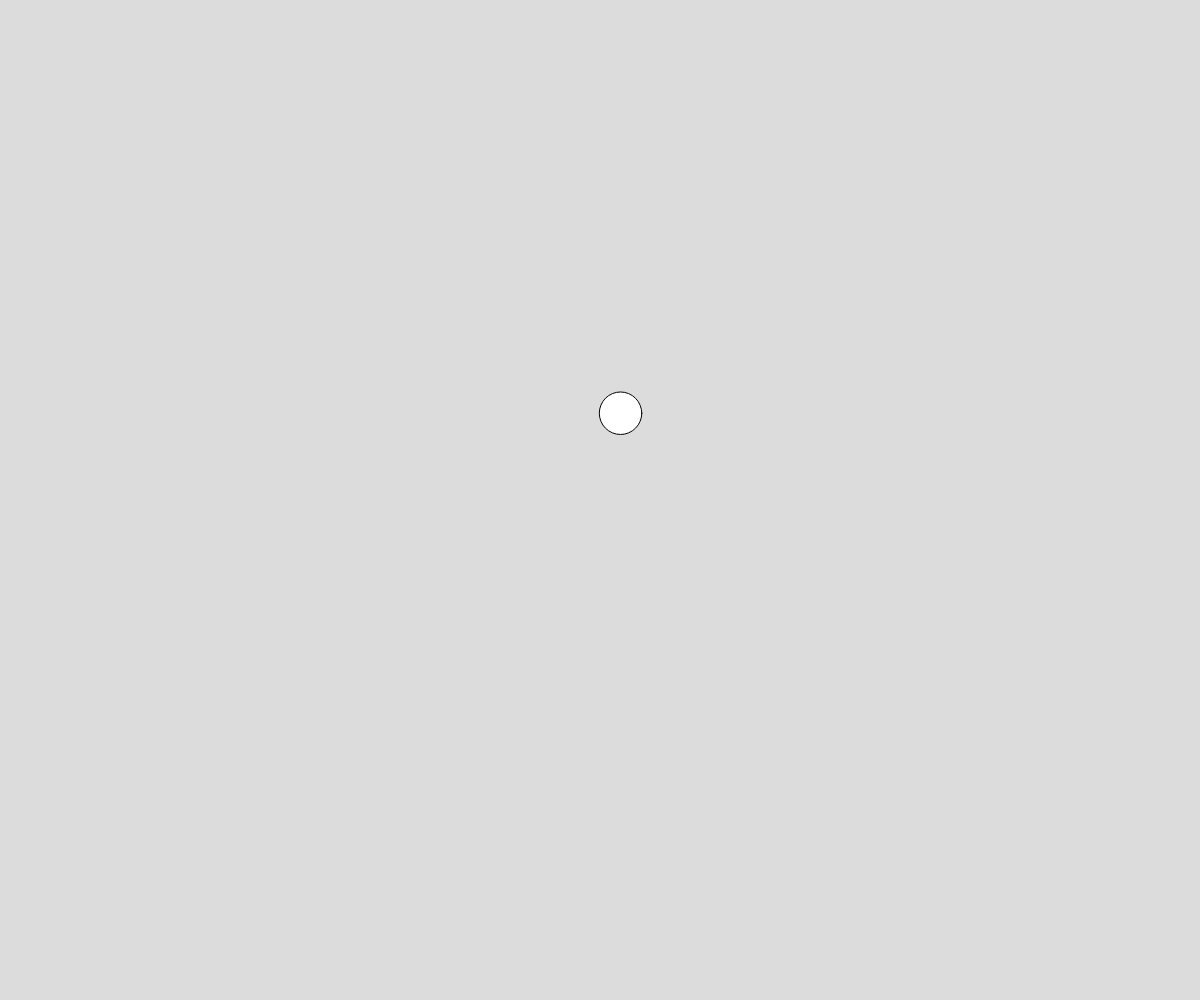
Frame 1 (no input)
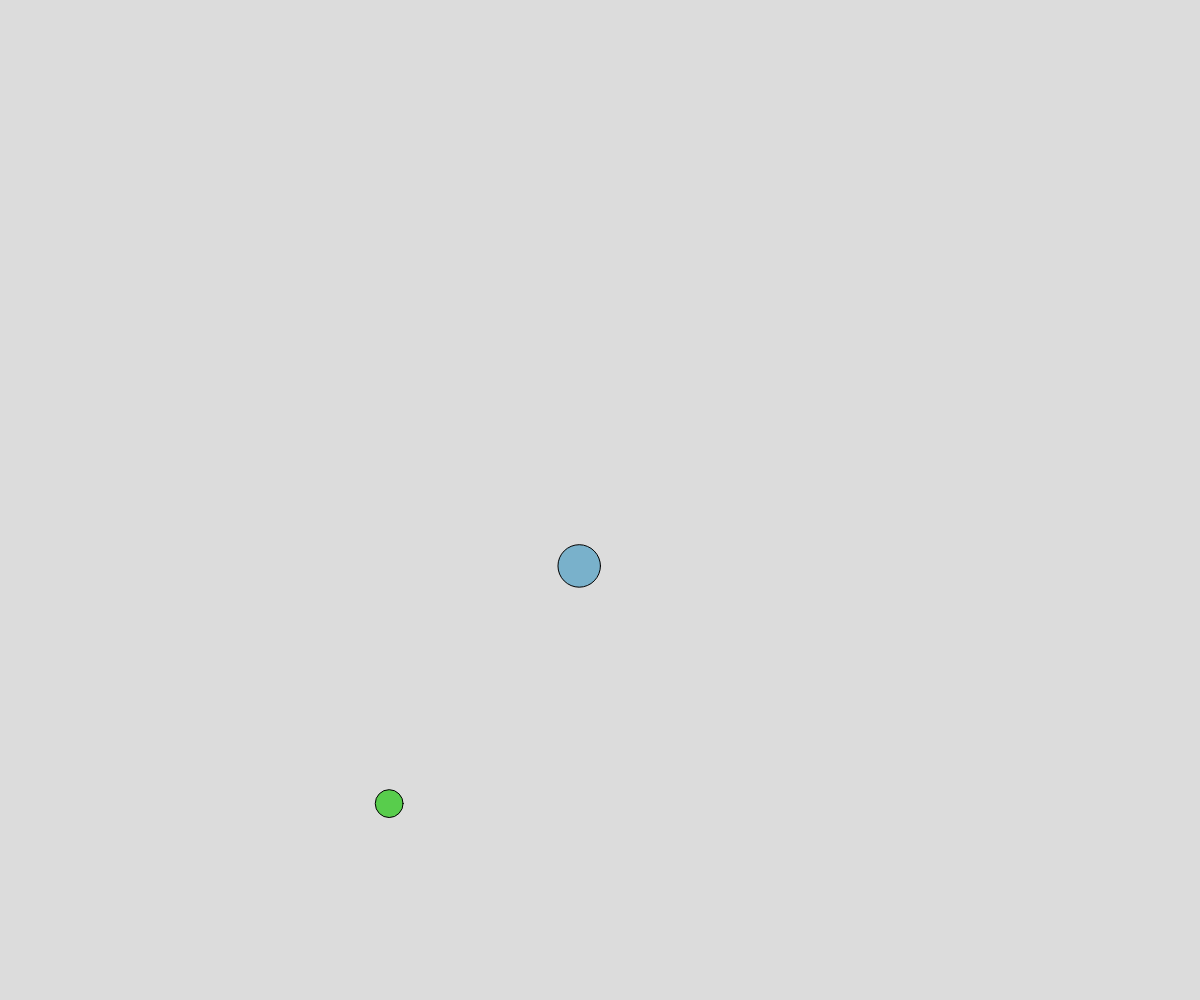
Frame 60 (no input)
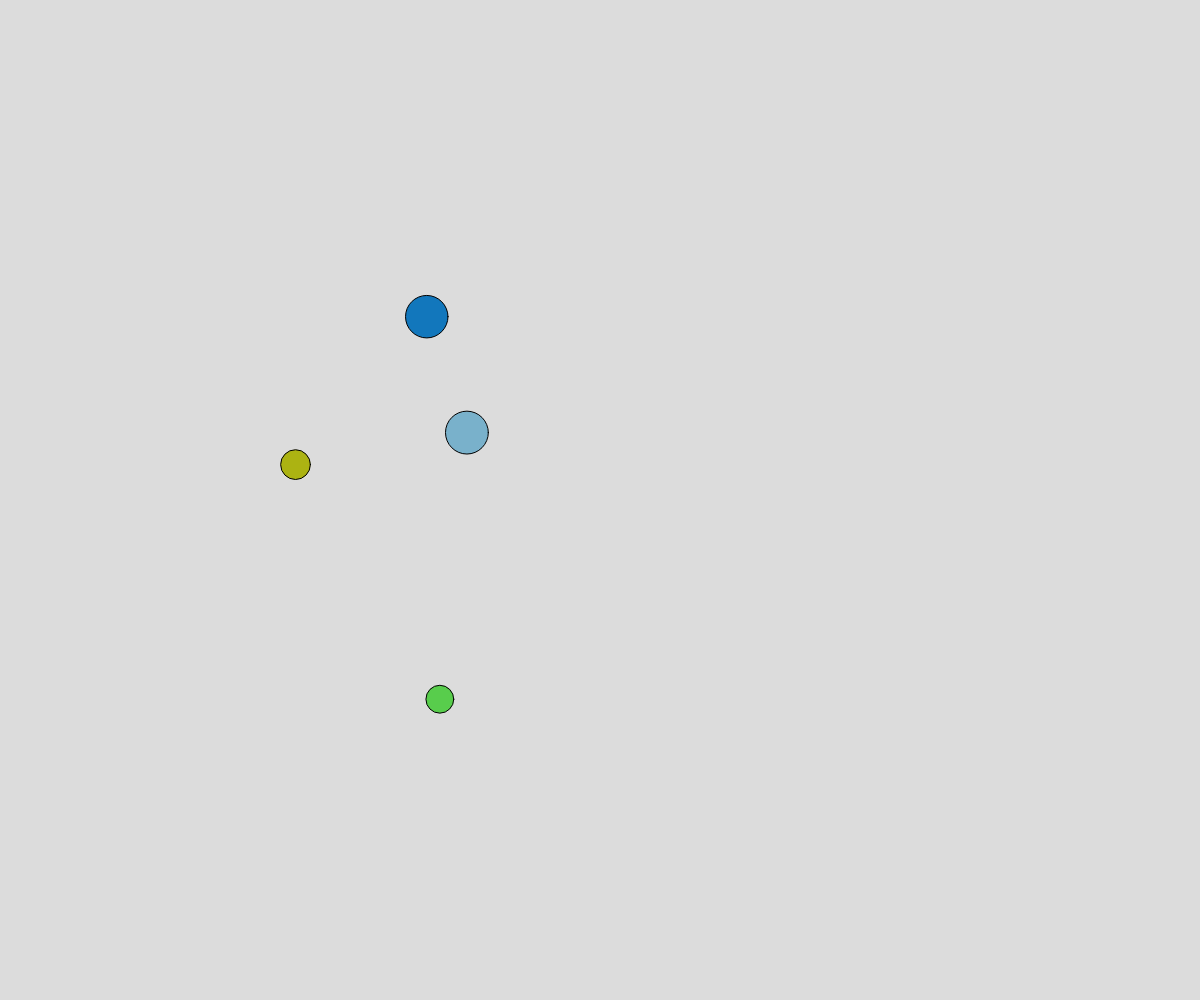
Frame 120 (the mouse pressed at the canvas centre since frame 60)

The p5.js sketch that drew these frames (run headless with seeded random() and noise() and a simulated clock; from frame 60 on, the mouse is pressed at the canvas centre):

// p5.js sketch
// ── sketch.js
// Project Title
// Your Name
// Date
//
// Pearlin Bubbles Demo
// Noise, Arrays, and Object Notation

let theBubbles = [];

function setup() {
  createCanvas(windowWidth, windowHeight);
  spawnBubble();

  //add a new bubble every half a second
  window.setInterval(spawnBubble, 1000);
}

function draw() {
  background(220);

  for ( let bubble of theBubbles){
    //move
    bubble.x = noise(bubble.time) * width;
    bubble.y = noise(bubble.time + bubble.buffer) * height;
    bubble.time += 0.01;
    //display
    circle(bubble.x, bubble.y, bubble.diameter);
    fill(bubble.r, bubble.g, bubble.b);
  }
}

function spawnBubble(){
  let _time = random(1000);
  let _buffer = random(1000);

  let theBubble = {
    time: _time,
    buffer: _buffer,
    x: noise(_time) * width,
    y: noise(_time + _buffer) * height,
    diameter: random(20, 50),
    deltaTime : 0.01,
    r : random(255),
    g : random(255),
    b : random(255),
  };
  theBubbles.push(theBubble);
}
